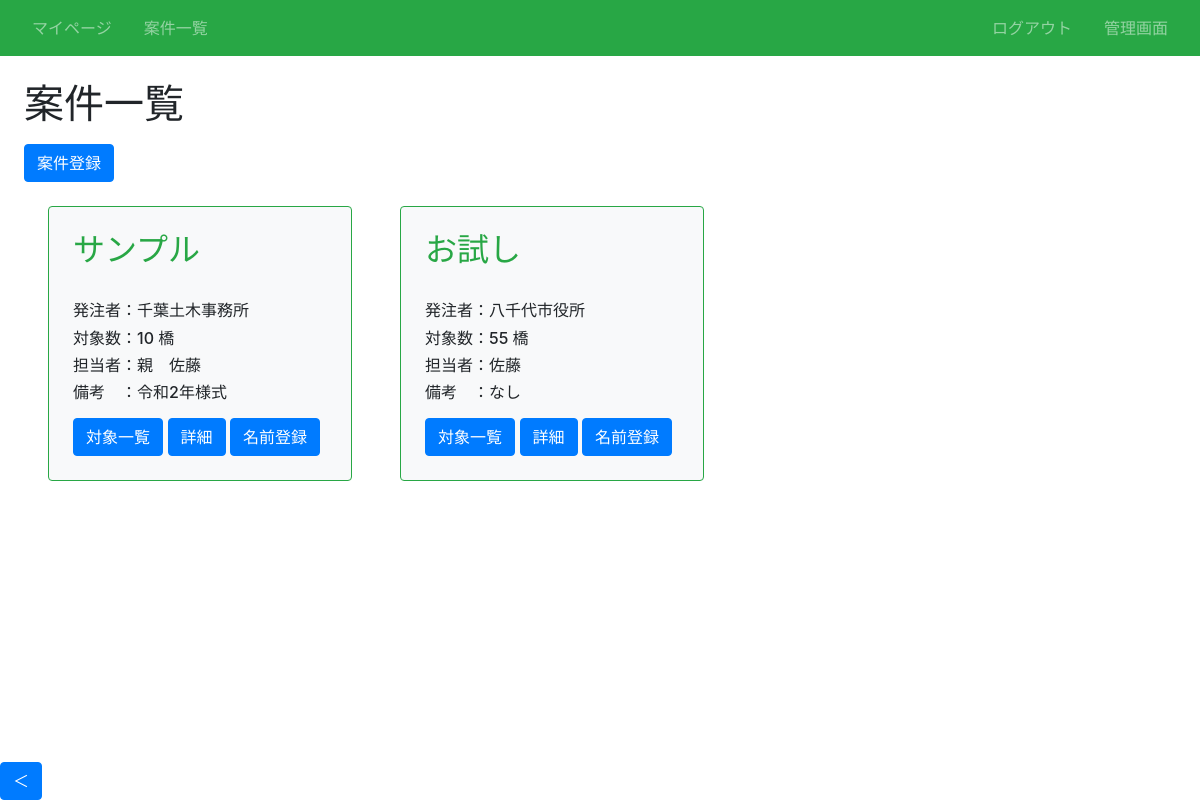
Screenshot of /article/ (signed in) with the database file from the repository.
### infra/models.py (models this page shows, shortened)
class Article(models.Model):
    案件名 = models.CharField(max_length=100)# 顧客名
    土木事務所 = models.CharField(max_length=100)# 土木事務所 article_name
    対象数 = models.IntegerField()# 対象数 number
    担当者名 = models.CharField(max_length=100)# 担当者名 namager
    その他 = models.CharField(max_length=100)# その他 other
    ファイルパス = models.CharField(max_length=255)# 写真ファイルパス

### infra/views.py (the view)
# urls.py: path('article/', views.ListArticleView.as_view(), name='list-article'),# 案件の一覧
class ListArticleView(LoginRequiredMixin, ListView):
    template_name = 'infra/article_list.html'
    model = Article

### infra/templates/infra/article_list.html (shortened to what this page needs)
{% extends "base.html" %}
{% block h1 %}案件一覧{% endblock %}
{% block content %}
<div class="mt-3">
  <a href="{% url 'create-article' %}" class="btn btn-primary">案件登録</a>
</div>
<div class="d-flex flex-wrap">
  {% for item in object_list %}
    <div class="p-4 m-4 bg-light border border-success rounded" style="width: 19rem;">
      <h2 class="text-success">{{ item.案件名 }}</h2><br>
      <h6 class="card-text">発注者：{{ item.土木事務所 }}</h6>
      <h6 class="card-text">対象数：{{ item.対象数 }} 橋</h6>
      <h6 class="card-text">担当者：{{ item.担当者名 }}</h6>
      <h6 class="card-text">備考　：{{ item.その他 }}</h6>
      <div class="mt-3">
        <a href="{% url 'list-infra' item.pk %}" class="btn btn-primary">対象一覧</a>
        <a href="{% url 'detail-article' item.pk %}" class="btn btn-primary">詳細</a>
        <a href="{% url 'names-list' item.pk %}" class="btn btn-primary">名前登録</a>
      </div>
    </div>
  {% endfor %}
{% endblock content %}

### infra/static/infra/css/style.css (style rules this page uses)
a { text-decoration: none; }

### rows the page displays
Article: 案件名 "サンプル", 土木事務所 "千葉土木事務所", 対象数 "10", 担当者名 "親 佐藤", その他 "令和2年様式"
Article: 案件名 "お試し", 土木事務所 "八千代市役所", 対象数 "55", 担当者名 "佐藤", その他 "なし"
